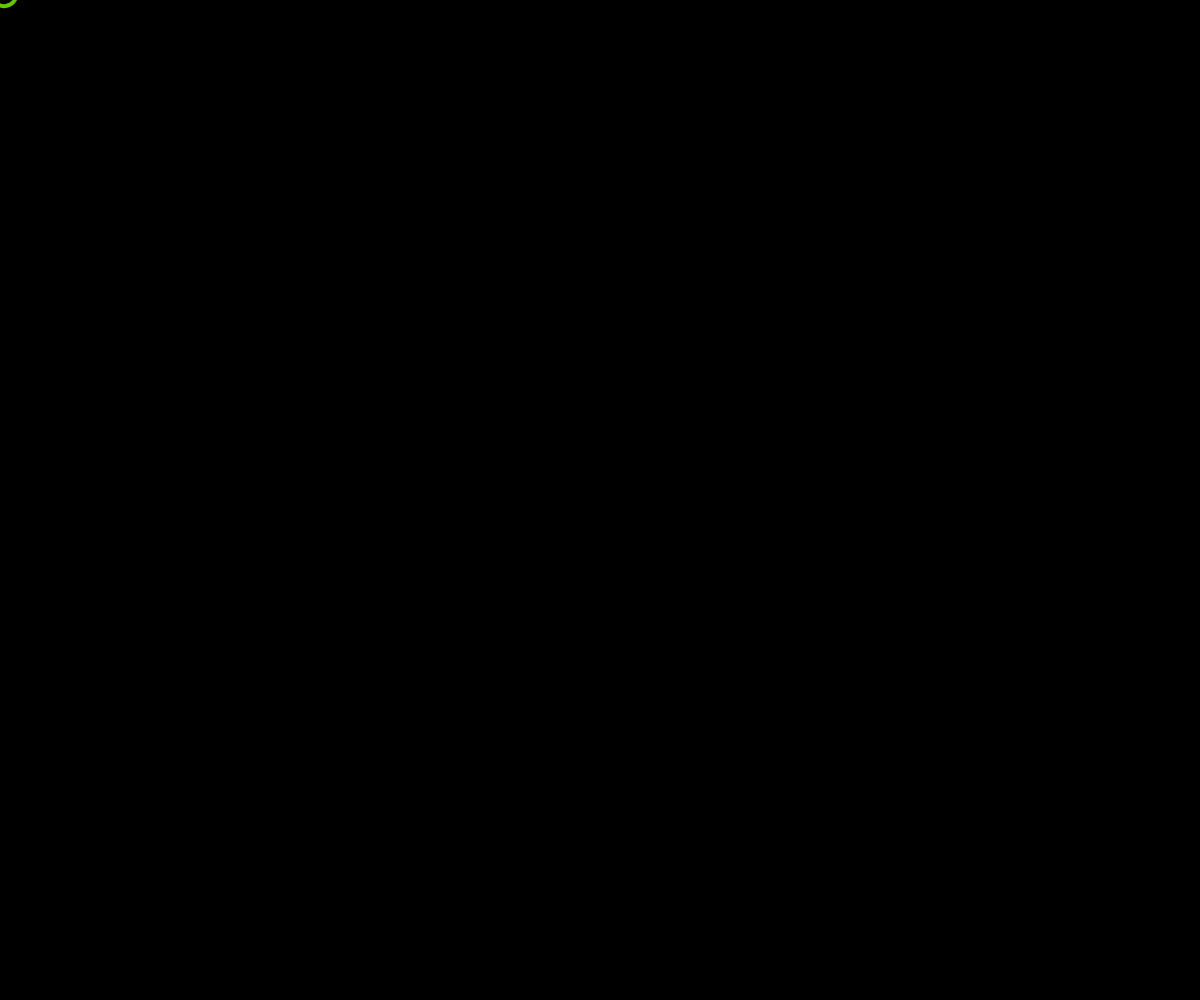
Frame 1 (no input)
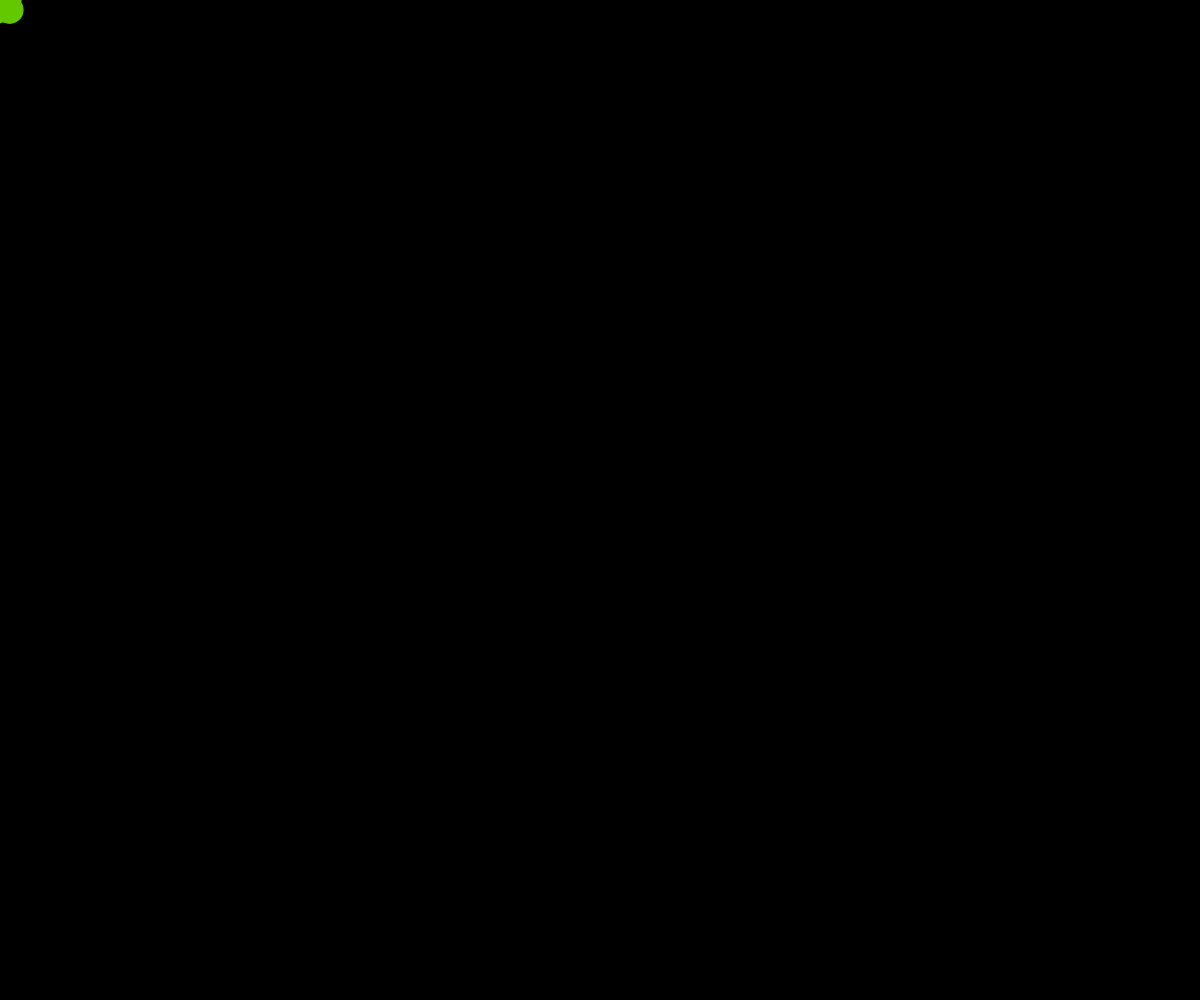
Frame 60 (no input)
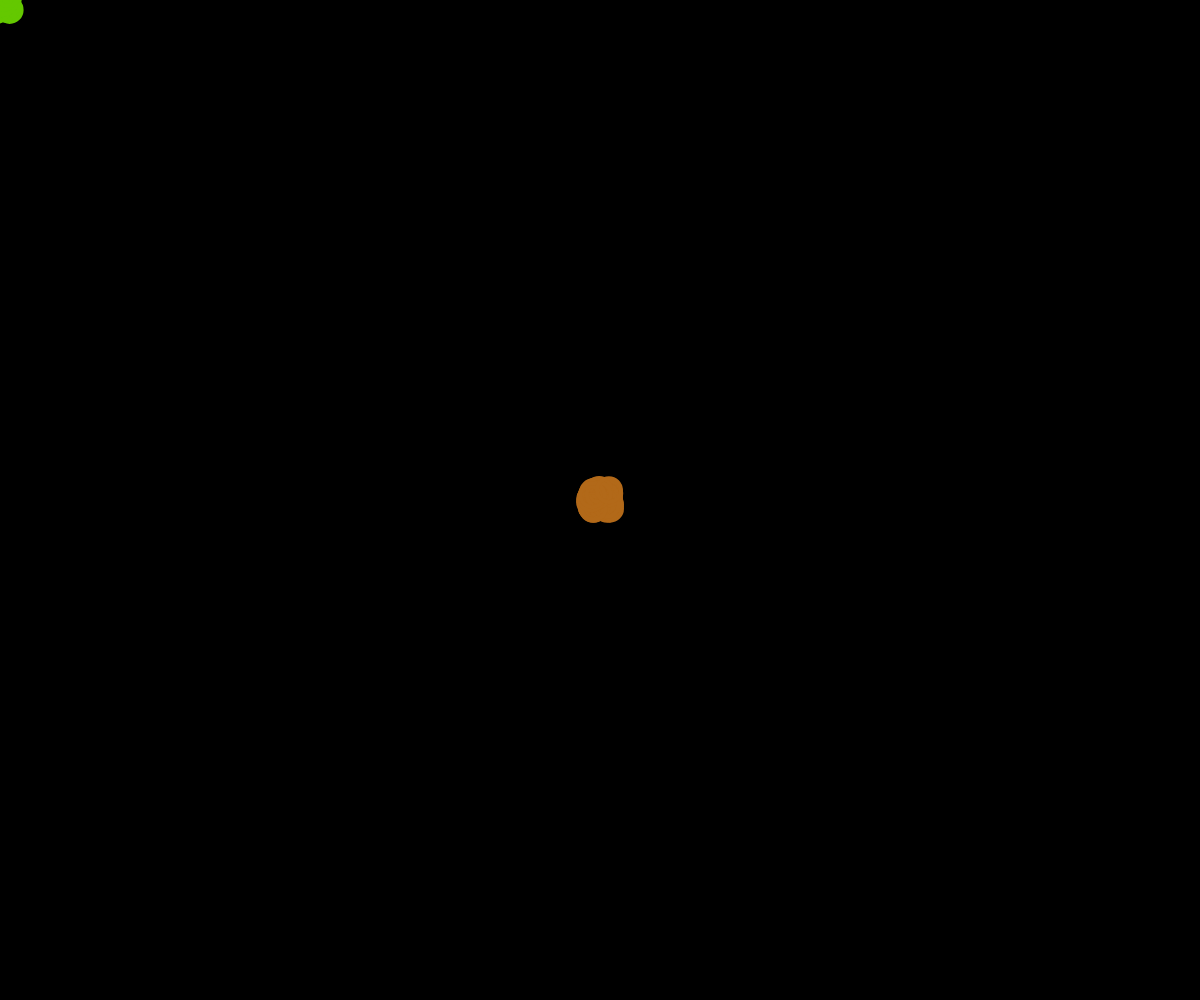
Frame 120 (the mouse pressed at the canvas centre since frame 60)

The p5.js sketch that drew these frames (run headless with seeded random() and noise() and a simulated clock; from frame 60 on, the mouse is pressed at the canvas centre):

// p5.js sketch
// ── sketch.js
let col, col2, col3;

function setup() {
  createCanvas(windowWidth, windowHeight);
  background(0);
  noStroke();
  strokeWeight(4);
  noFill();

  col1 = color(100, 200, 0);
  col2 = color(255, 10, 50);
}
function draw() {

  // col1 = color(100 + random(50, -50), 200 + random(50, -50), 0 + random(50, -50));
  // col2 = color(255 + random(50, -50), 75 + random(50, -50), 130 + random(50, -50));

let x = mouseX + random(10,-10);
let y = mouseY + random(-10,10);  

let i = map(mouseX, 0, width, 0, 1);
  
col = lerpColor(col1, col2, i);

  stroke(col);

  ellipse(x, y, 24);
  //ellipse(random(width), random(height), 24);
  //line(pmouseX, pmouseY, mouseX, mouseY);

}
